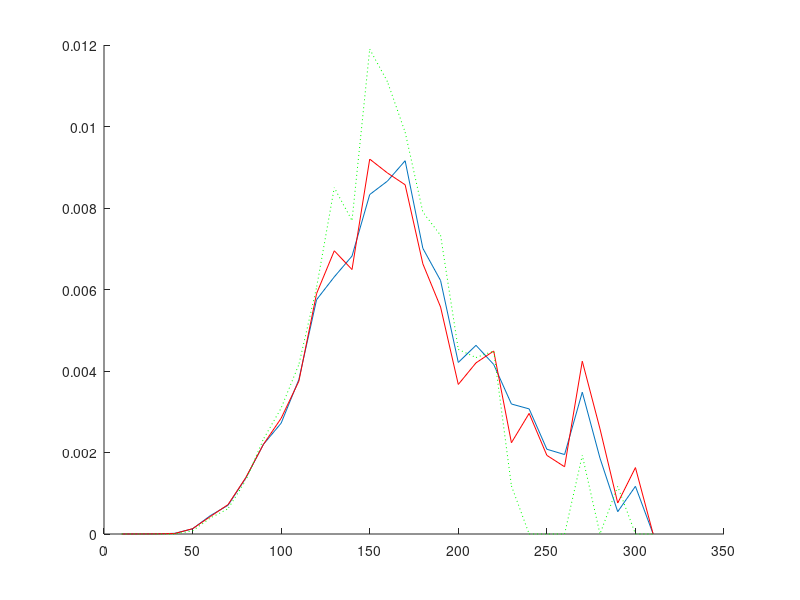

Write MATLAB code to recreate this figure.
 clear fqdokkarm
 % ====================================================
 % Input filename: PROBE5.dat
 % ====================================================
 % Plot1 = 1950.0; Plot2 = 1800.0; Gdok = 0.583; Gm = 0.207;
 % Nfr =  3; JZ = 2; Cycles =  1; N =     20; GSV = 2;
 Gfr = [0.103E-01 0.504E+00 0.486E+00  ];
 Dfr = [0.100E-04 0.500E-04 0.113E-03 0.180E-03 0.160E-03 0.315E-03 ];
 %_____________________________________________________
  Dmin =          10 ; % mkm
  Di =          10 ; % mkm
  Dj =          10 ; % mkm
 % Nkarm/Nmkm(min, max) = [   3.000000       100.0000     ];
 % k5 =  0.2500000     ;
 % Statistical significance P(alpha)=  0.000000000000000E+000 ;
 % eps =  5.0000001E-02 ;
 % Calculation variant =           0 ;
 % P(karm-in-karm) coef =   8.200000     ;
 % P(karm-in-MKM) coef =   7.730000     ;
 % Zok* =  0.0000000E+00 ;
 
 
 % ====================================================
 %				Calculation	Results                  
 % ====================================================
 
 % Cycles:           1
 % Total basic particles number:
 Nbase =          20 +          20 ;
 % Total defined pockets number:
 Nkarm =                  1821 ;
 % Total calls of random generator:
 NFX =                   314 ;  NFY =                  7255 ;
 NFQ =                   570 ;  NFW =                  1883 ;
 % Accuracy of random numbers modeling :
 epsx(1)=  1.5506804E-02 ; epsx(2)=  1.4099002E-02 ; epsx(3)=  2.8969049E-03 ;
 epsx(4)=  2.6988387E-03 ; epsx(5)=  1.0838389E-02 ; epsx(6)=  5.9117079E-03 ;
 
 %_______________Local structure analysis______________
 % Medium coef [(Lij/Ddok)+1]:   1.524604     ;
 % Medium number of bridges:   4.950000    
 % Medium ratio between number of pockets and bridges :   5.821865    
 % Medium fraction of paricles number in jammed pack:  7.8997090E-02
 % Medium number of conditions breakings:
 %    1) Dok > Dmax      :  0.0000000E+00
 %    2) Dok < Dmin      :  0.0000000E+00
 %    3) Dbase < 0.5Dok  :   5.925000    
 %    4) Dbase > 2.0Dok  :   109.7250    
 %    5) l > 4.7Dbase    :  7.5000003E-02
 %    6) Nkarm = 0       :  0.0000000E+00
 %    7) Nmkm < 2        :  0.0000000E+00
 %    8) Nkarm/Nmkm < min:   1.700000    
 %    9) Nkarm/Nmkm > max:  0.0000000E+00
 
 %___________________Dok parameters____________________
 % Mass-medium diameter of all Dok particles, mkm:
 Dok43a =  204.66; %(analytical calculation, all particles)
 Dok43all = [ 205.09  204.95]; %(all particles, 2 variants)
 Dok43(1) =  213.71; %(basic only)
 Dok43(2) =  204.72; %(surrounding only)
 % Accuracy of all Dok particles sizes modeling:
 epsalldok =  2.0625123E-03 ;
 % Accuracy of basic and surrounding Dok particles sizes modeling:
 epsdok(1) =  4.4223506E-02 ; epsdok(2) =  2.6792000E-04 ;
 Ddok_max =  315.00; %(maximum size of all particles)
 % Standard deviation of all Dok particles, mkm:
 Dok43sd =  NaN   ; %(analytical calculation, all particles)
 % Accuracy of Dok fractions distribution function modeling:
 epsdokfr = [0.435E-03 0.297E-02 0.173E-01  ];
 % Total fraction of homogenized oxidizer:
 fineoxy_fr =  0.0000000E+00 ;
 
 %________________Pockets parameters___________________
 % Accuracy of pockets distribution function modeling:
 epsfkarm =  0.1581909     ;
 % Accuracy of pockets distribution moments determination (4-th and 3-th):
 epsmkarm(1)=  0.1299701     ; epsmkarm(2)=  9.0178318E-02 ;
 % Mass-medium size of pockets (var. #1), mkm:
 Dkarm43(1) =  168.80;
 % Mass-medium size of pockets (var. #2)and standard deviation, mkm:
 Dkarm43(2) =  168.79; Dkarm43sd =   51.54; %( 0.305 relative)
 % Cor. mass-medium size of pockets and standard deviation (cor. var. #1), mkm:
 Dkarm43_cor(1) =  169.36; Dkarm43sd_cor(1) =  53.50; %( 0.316 relative)
 % Cor. mass-medium size of pockets and standard deviation (cor. var. #2), mkm:
 Dkarm43_cor(2) =  155.55; Dkarm43sd_cor(2) =  40.83; %( 0.262 relative)
 % Medium size of pockets, mkm:
 Dkarm10 =  114.94;
 % Cor. medium size of pockets (cor. var. #1), mkm:
 Dkarm10_cor =  114.92;
 
 % <Zkarm>
 % Mass fraction of pockets in <binder-metal> composition (not corrected):
 Zkarm =   0.5524598      ;
 % Cor. (var. #1, #2) mass fraction of pockets  in <binder-metal> composition:
 Zkarm_cor = [  0.5524598      0.5841406      ];
 
 % <Agglomerates>
 % Pocket to Agglomerate size coefficient:
 da_coef =   0.7389501     ;
 % Mass medium size of agglomerates (normal var. #1,2  and cor. var. #1,2):
 Dagg43(1) =  124.73;
 Dagg43(2) =  124.73;
 Dagg43_cor(1) =  125.15;
 Dagg43_cor(2) =  114.95;
 
 %___________Interpocket bridges parameters____________
 % Medium MKM/Dok size between Dok particles:
 Dqmkm1 = 0.1393;
 % Medium MKM/Dol size between pockets:
 Dqmkm2 = 0.5040;
 
 
 %__________________Functions__________________________
 
 % <Dok>
 % Mass density distribution function of all dok <particles> sizes (step = 10mkm)
 fmdok = [0.000E+00 0.263E-04 0.102E-03 0.296E-03 0.602E-03 0.000E+00...
          0.000E+00 0.000E+00 0.000E+00 0.000E+00 0.000E+00 0.270E-02...
          0.438E-02 0.560E-02 0.694E-02 0.832E-02 0.995E-02 0.142E-01...
          0.121E-02 0.154E-02 0.173E-02 0.219E-02 0.228E-02 0.254E-02...
          0.304E-02 0.401E-02 0.474E-02 0.527E-02 0.386E-02 0.455E-02...
          0.752E-02 0.234E-02 0.000E+00  ];
 
 % <Pockets>
 % Mass density distribution function of <pocket>sizes (step = 10mkm):
 fmkarm = [0.000E+00 0.159E-05 0.416E-05 0.169E-04 0.127E-03 0.450E-03...
           0.705E-03 0.137E-02 0.220E-02 0.272E-02 0.379E-02 0.575E-02...
           0.631E-02 0.682E-02 0.833E-02 0.866E-02 0.916E-02 0.701E-02...
           0.622E-02 0.421E-02 0.463E-02 0.416E-02 0.319E-02 0.307E-02...
           0.208E-02 0.195E-02 0.348E-02 0.186E-02 0.547E-03 0.117E-02...
           0.000E+00  ];
 % Cor. mass density distribution function of <pocket> sizes (step = 10mkm)(cor. var #1):
 fmkarm_cor = [0.000E+00 0.163E-05 0.347E-05 0.130E-04 0.130E-03 0.428E-03...
               0.721E-03 0.138E-02 0.220E-02 0.284E-02 0.375E-02 0.590E-02...
               0.695E-02 0.649E-02 0.920E-02 0.886E-02 0.857E-02 0.663E-02...
               0.557E-02 0.367E-02 0.420E-02 0.449E-02 0.224E-02 0.296E-02...
               0.193E-02 0.165E-02 0.424E-02 0.258E-02 0.760E-03 0.163E-02...
               0.000E+00  ];
 % Cor. mass density distribution function of  <pocket> sizes (step = 10mkm)(cor. var#2):
 fmkarm_cor2 = [0.000E+00 0.000E+00 0.000E+00 0.000E+00 0.780E-04 0.391E-03...
                0.620E-03 0.131E-02 0.233E-02 0.309E-02 0.416E-02 0.605E-02...
                0.850E-02 0.769E-02 0.119E-01 0.111E-01 0.986E-02 0.790E-02...
                0.733E-02 0.453E-02 0.433E-02 0.449E-02 0.118E-02 0.000E+00...
                0.000E+00 0.000E+00 0.193E-02 0.000E+00 0.117E-02 0.000E+00...
                0.000E+00  ];
 % Numeric density distribution function of  <pocket> sizes (step = 10mkm):
 fqkarm = [0.000E+00 0.824E-03 0.604E-03 0.934E-03 0.302E-02 0.621E-02...
           0.604E-02 0.758E-02 0.840E-02 0.747E-02 0.774E-02 0.879E-02...
           0.758E-02 0.648E-02 0.643E-02 0.549E-02 0.483E-02 0.308E-02...
           0.231E-02 0.132E-02 0.126E-02 0.988E-03 0.659E-03 0.549E-03...
           0.329E-03 0.275E-03 0.439E-03 0.220E-03 0.549E-04 0.110E-03...
           0.000E+00  ];
 % Cor. numeric density distribution function of <pocket> sizes (step = 10mkm)(cor. var #1):
 fqkarm_cor = [0.000E+00 0.760E-03 0.532E-03 0.760E-03 0.312E-02 0.585E-02...
               0.616E-02 0.760E-02 0.836E-02 0.775E-02 0.760E-02 0.897E-02...
               0.836E-02 0.616E-02 0.707E-02 0.562E-02 0.448E-02 0.289E-02...
               0.205E-02 0.114E-02 0.114E-02 0.106E-02 0.456E-03 0.532E-03...
               0.304E-03 0.228E-03 0.532E-03 0.304E-03 0.760E-04 0.152E-03...
               0.000E+00  ];
 
 % <MKM/Dok>
 % Density distribution function of MKM/Dok between Dok particles (step = 0.01)
 fqmkm1 = [0.292E-02 0.292E-02 0.583E-02 0.292E-02 0.583E-02 0.583E-02...
           0.000E+00 0.292E-02 0.292E-02 0.292E-02 0.875E-02 0.000E+00...
           0.292E-02 0.292E-02 0.292E-02 0.000E+00 0.000E+00 0.292E-02...
           0.000E+00 0.000E+00 0.875E-02 0.292E-02 0.875E-02 0.000E+00...
           0.583E-02 0.292E-02 0.875E-02 0.875E-02 0.583E-02 0.292E-02...
           0.292E-02 0.583E-02 0.292E-02 0.000E+00 0.292E-02 0.292E-02...
           0.000E+00 0.292E-02 0.292E-02 0.583E-02 0.583E-02 0.292E-02...
           0.292E-02 0.292E-02 0.875E-02 0.292E-02 0.000E+00 0.583E-02...
           0.583E-02 0.875E-02 0.583E-02 0.000E+00 0.583E-02 0.292E-02...
           0.292E-02 0.292E-02 0.000E+00 0.292E-02 0.000E+00 0.583E-02...
           0.000E+00 0.000E+00 0.000E+00 0.000E+00 0.000E+00 0.000E+00...
           0.292E-02 0.583E-02 0.117E-01 0.583E-02 0.000E+00 0.583E-02...
           0.000E+00 0.583E-02 0.000E+00 0.583E-02 0.000E+00 0.292E-02...
           0.292E-02 0.292E-02 0.292E-02 0.583E-02 0.000E+00 0.292E-02...
           0.875E-02 0.000E+00 0.000E+00 0.000E+00 0.000E+00 0.875E-02...
           0.292E-02 0.583E-02 0.292E-02 0.000E+00 0.000E+00 0.000E+00...
           0.875E-02 0.292E-02 0.292E-02 0.000E+00 0.583E-02 0.292E-02...
           0.292E-02 0.000E+00 0.583E-02 0.292E-02 0.583E-02 0.292E-02...
           0.875E-02 0.583E-02 0.292E-02 0.000E+00 0.875E-02 0.000E+00...
           0.292E-02 0.583E-02 0.000E+00 0.875E-02 0.292E-02 0.583E-02...
           0.583E-02 0.583E-02 0.000E+00 0.000E+00 0.292E-02 0.583E-02...
           0.875E-02 0.000E+00 0.292E-02 0.292E-02 0.292E-02 0.583E-02...
           0.000E+00 0.875E-02 0.583E-02 0.292E-02 0.292E-02 0.000E+00...
           0.583E-02 0.117E-01 0.583E-02 0.583E-02 0.875E-02 0.583E-02...
           0.000E+00 0.000E+00 0.146E-01 0.292E-02 0.583E-02 0.000E+00...
           0.292E-02 0.583E-02 0.875E-02 0.292E-02 0.000E+00 0.583E-02...
           0.875E-02 0.292E-02 0.292E-02 0.875E-02 0.000E+00 0.000E+00...
           0.292E-02 0.292E-02 0.000E+00 0.000E+00 0.875E-02 0.583E-02...
           0.292E-02 0.292E-02 0.292E-02 0.583E-02 0.292E-02 0.000E+00...
           0.292E-02 0.000E+00 0.000E+00 0.583E-02 0.000E+00 0.117E-01...
           0.292E-02 0.292E-02 0.292E-02 0.146E-01 0.292E-02 0.117E-01...
           0.292E-02 0.000E+00 0.292E-02 0.292E-02 0.583E-02 0.875E-02...
           0.292E-02 0.292E-02 0.117E-01 0.583E-02 0.583E-02 0.875E-02...
           0.583E-02 0.292E-02 0.583E-02 0.000E+00 0.292E-02 0.583E-02...
           0.583E-02 0.292E-02 0.000E+00 0.583E-02 0.292E-02 0.292E-02...
           0.000E+00 0.000E+00 0.000E+00 0.000E+00 0.000E+00 0.000E+00...
           0.000E+00 0.292E-02 0.000E+00 0.292E-02 0.583E-02 0.875E-02...
           0.117E-01 0.583E-02 0.000E+00 0.583E-02 0.000E+00 0.583E-02...
           0.292E-02 0.117E-01 0.000E+00 0.000E+00 0.292E-02 0.000E+00...
           0.292E-02 0.292E-02 0.583E-02 0.292E-02 0.583E-02 0.875E-02...
           0.292E-02 0.000E+00 0.292E-02 0.583E-02 0.583E-02 0.583E-02...
           0.000E+00 0.583E-02 0.583E-02 0.292E-02 0.000E+00 0.583E-02...
           0.292E-02 0.117E-01 0.292E-02 0.583E-02 0.292E-02 0.000E+00...
           0.583E-02 0.292E-02 0.000E+00 0.583E-02 0.292E-02 0.292E-02...
           0.583E-02 0.583E-02 0.583E-02 0.583E-02 0.000E+00 0.292E-02...
           0.000E+00 0.000E+00  ];
 % Density distribution function of MKM/Dok between pockets (step = 0.01)
 fqmkm2 = [0.000E+00 0.176E-02 0.176E-02 0.000E+00 0.176E-02 0.176E-02...
           0.176E-02 0.176E-02 0.353E-02 0.176E-02 0.176E-02 0.000E+00...
           0.529E-02 0.000E+00 0.353E-02 0.353E-02 0.176E-02 0.705E-02...
           0.176E-02 0.353E-02 0.000E+00 0.705E-02 0.353E-02 0.353E-02...
           0.353E-02 0.705E-02 0.529E-02 0.106E-01 0.529E-02 0.159E-01...
           0.882E-02 0.141E-01 0.106E-01 0.159E-01 0.529E-02 0.529E-02...
           0.194E-01 0.106E-01 0.123E-01 0.247E-01 0.194E-01 0.159E-01...
           0.212E-01 0.212E-01 0.229E-01 0.229E-01 0.247E-01 0.176E-01...
           0.212E-01 0.212E-01 0.335E-01 0.317E-01 0.282E-01 0.300E-01...
           0.247E-01 0.247E-01 0.212E-01 0.282E-01 0.141E-01 0.212E-01...
           0.194E-01 0.282E-01 0.317E-01 0.265E-01 0.141E-01 0.229E-01...
           0.194E-01 0.159E-01 0.141E-01 0.176E-01 0.159E-01 0.229E-01...
           0.141E-01 0.106E-01 0.705E-02 0.176E-02 0.529E-02 0.176E-02...
           0.353E-02 0.529E-02 0.000E+00 0.000E+00 0.176E-02 0.000E+00...
           0.000E+00 0.000E+00 0.000E+00 0.176E-02 0.000E+00 0.000E+00 ];
 
 % <Local structure analysis>
 % Coefficient [(Lij/Ddok)+1] distribution (step = 0.01):
 coef = [0.000E+00 0.000E+00 0.000E+00 0.000E+00 0.000E+00 0.000E+00...
         0.000E+00 0.000E+00 0.000E+00 0.000E+00 0.000E+00 0.000E+00...
         0.000E+00 0.000E+00 0.000E+00 0.000E+00 0.000E+00 0.000E+00...
         0.000E+00 0.000E+00 0.000E+00 0.000E+00 0.000E+00 0.000E+00...
         0.000E+00 0.000E+00 0.000E+00 0.000E+00 0.000E+00 0.000E+00...
         0.000E+00 0.000E+00 0.000E+00 0.000E+00 0.000E+00 0.000E+00...
         0.000E+00 0.000E+00 0.000E+00 0.000E+00 0.000E+00 0.000E+00...
         0.000E+00 0.000E+00 0.000E+00 0.000E+00 0.000E+00 0.000E+00...
         0.000E+00 0.000E+00 0.380E-03 0.000E+00 0.190E-02 0.114E-02...
         0.761E-03 0.000E+00 0.000E+00 0.152E-02 0.380E-03 0.761E-03...
         0.380E-03 0.761E-03 0.114E-02 0.114E-02 0.761E-03 0.000E+00...
         0.190E-02 0.114E-02 0.761E-03 0.761E-03 0.380E-03 0.190E-02...
         0.152E-02 0.380E-03 0.266E-02 0.114E-02 0.152E-02 0.114E-02...
         0.266E-02 0.266E-02 0.266E-02 0.380E-02 0.342E-02 0.304E-02...
         0.266E-02 0.418E-02 0.304E-02 0.304E-02 0.647E-02 0.418E-02...
         0.685E-02 0.190E-02 0.533E-02 0.609E-02 0.304E-02 0.571E-02...
         0.456E-02 0.685E-02 0.533E-02 0.571E-02 0.685E-02 0.494E-02...
         0.837E-02 0.533E-02 0.647E-02 0.533E-02 0.494E-02 0.609E-02...
         0.456E-02 0.647E-02 0.723E-02 0.761E-02 0.761E-02 0.913E-02...
         0.799E-02 0.913E-02 0.533E-02 0.647E-02 0.799E-02 0.913E-02...
         0.647E-02 0.228E-02 0.103E-01 0.685E-02 0.647E-02 0.913E-02...
         0.837E-02 0.875E-02 0.723E-02 0.951E-02 0.685E-02 0.107E-01...
         0.875E-02 0.114E-01 0.951E-02 0.913E-02 0.571E-02 0.647E-02...
         0.799E-02 0.951E-02 0.875E-02 0.761E-02 0.118E-01 0.799E-02...
         0.951E-02 0.913E-02 0.133E-01 0.761E-02 0.761E-02 0.118E-01...
         0.118E-01 0.107E-01 0.118E-01 0.875E-02 0.951E-02 0.989E-02...
         0.118E-01 0.761E-02 0.875E-02 0.110E-01 0.837E-02 0.989E-02...
         0.647E-02 0.837E-02 0.913E-02 0.799E-02 0.799E-02 0.875E-02...
         0.951E-02 0.799E-02 0.647E-02 0.837E-02 0.799E-02 0.989E-02...
         0.951E-02 0.122E-01 0.685E-02 0.799E-02 0.609E-02 0.875E-02...
         0.723E-02 0.571E-02 0.685E-02 0.609E-02 0.609E-02 0.494E-02...
         0.723E-02 0.685E-02 0.761E-02 0.609E-02 0.418E-02 0.456E-02...
         0.533E-02 0.494E-02 0.494E-02 0.456E-02 0.609E-02 0.152E-02...
         0.418E-02 0.304E-02 0.418E-02 0.190E-02 0.304E-02 0.456E-02...
         0.190E-02 0.304E-02 0.533E-02 0.114E-02 0.114E-02 0.266E-02...
         0.494E-02 0.266E-02 0.190E-02 0.228E-02 0.228E-02 0.190E-02...
         0.114E-02 0.114E-02 0.190E-02 0.228E-02 0.761E-03 0.380E-03...
         0.152E-02 0.304E-02 0.190E-02 0.000E+00 0.190E-02 0.761E-03...
         0.152E-02 0.380E-03 0.000E+00 0.000E+00 0.152E-02 0.114E-02...
         0.380E-03 0.000E+00 0.761E-03 0.152E-02 0.761E-03 0.380E-03...
         0.380E-03 0.380E-03 0.114E-02 0.761E-03 0.380E-03 0.000E+00...
         0.000E+00 0.000E+00 0.761E-03 0.114E-02 0.761E-03 0.000E+00...
         0.380E-03 0.380E-03 0.000E+00 0.761E-03 0.000E+00 0.761E-03...
         0.380E-03 0.380E-03 0.380E-03 0.114E-02 0.380E-03 0.380E-03...
         0.380E-03 0.761E-03 0.380E-03 0.761E-03 0.000E+00 0.761E-03...
         0.000E+00 0.380E-03 0.000E+00 0.380E-03 0.380E-03 0.000E+00...
         0.761E-03 0.380E-03 0.380E-03 0.761E-03 0.000E+00 0.000E+00...
         0.000E+00 0.380E-03 0.380E-03 0.000E+00 0.380E-03 0.000E+00...
         0.380E-03 0.000E+00 0.380E-03 0.000E+00 0.000E+00 0.000E+00...
         0.761E-03 0.380E-03 0.000E+00 0.000E+00 0.380E-03 0.000E+00...
         0.380E-03 0.761E-03 0.000E+00 0.000E+00 0.000E+00 0.380E-03...
         0.000E+00 0.000E+00 0.000E+00 0.380E-03 0.380E-03 0.761E-03...
         0.000E+00 0.380E-03 0.380E-03 0.000E+00 0.380E-03 0.000E+00...
         0.000E+00 0.000E+00 0.000E+00 0.000E+00 0.380E-03 0.380E-03...
         0.000E+00 0.000E+00 0.380E-03 0.000E+00 0.000E+00 0.000E+00...
         0.380E-03 0.000E+00 0.000E+00 0.000E+00 0.000E+00 0.380E-03...
         0.380E-03 0.000E+00 0.000E+00 0.000E+00 0.000E+00 0.380E-03...
         0.380E-03 0.000E+00 0.000E+00 0.000E+00 0.380E-03 0.380E-03...
         0.000E+00 0.380E-03 0.000E+00 0.000E+00 0.380E-03 0.380E-03...
         0.380E-03 0.000E+00 0.000E+00 0.000E+00 0.000E+00 0.000E+00...
         0.000E+00 0.000E+00 0.000E+00 0.000E+00 0.000E+00 0.000E+00...
         0.000E+00 0.000E+00 0.000E+00 0.000E+00 0.380E-03 0.000E+00...
         0.380E-03 0.000E+00 0.000E+00 0.380E-03 0.000E+00 0.380E-03...
         0.000E+00 0.380E-03 0.380E-03 0.000E+00 0.000E+00 0.000E+00...
         0.000E+00 0.000E+00 0.380E-03 0.000E+00 0.000E+00 0.000E+00...
         0.000E+00 0.000E+00 0.000E+00 0.000E+00 0.000E+00 0.000E+00...
         0.000E+00 0.000E+00 0.000E+00 0.000E+00 0.000E+00 0.380E-03...
         0.000E+00 0.380E-03 0.380E-03 0.000E+00 0.000E+00 0.000E+00...
         0.000E+00 0.000E+00 0.000E+00 0.761E-03 0.000E+00 0.000E+00...
         0.000E+00 0.000E+00 0.000E+00 0.000E+00 0.000E+00 0.000E+00...
         0.000E+00 0.380E-03 0.000E+00 0.000E+00 0.000E+00 0.000E+00...
         0.380E-03 0.000E+00 0.380E-03 0.000E+00 0.000E+00 0.000E+00...
         0.000E+00 0.000E+00 0.000E+00 0.000E+00 0.000E+00 0.000E+00...
         0.000E+00 0.000E+00 0.000E+00 0.000E+00 0.380E-03 0.000E+00...
         0.000E+00 0.000E+00 0.000E+00 0.000E+00 0.000E+00 0.000E+00...
         0.000E+00 0.000E+00 0.000E+00 0.000E+00 0.000E+00 0.000E+00...
         0.000E+00 0.380E-03 0.000E+00 0.000E+00 0.380E-03 0.000E+00...
         0.000E+00 0.000E+00 0.000E+00 0.000E+00 0.000E+00 0.000E+00...
         0.000E+00 0.000E+00 0.000E+00 0.000E+00 0.000E+00 0.000E+00...
         0.000E+00 0.000E+00 0.000E+00 0.000E+00 0.000E+00 0.000E+00...
         0.000E+00 0.000E+00 0.000E+00 0.000E+00 0.000E+00 0.000E+00...
         0.000E+00 0.000E+00 0.000E+00 0.000E+00 0.000E+00 0.000E+00...
         0.000E+00 0.000E+00 0.000E+00 0.000E+00 0.000E+00 0.000E+00...
         0.000E+00 0.000E+00 0.000E+00 0.380E-03 0.000E+00 0.000E+00...
         0.000E+00 0.000E+00 0.000E+00 0.000E+00 0.000E+00 0.000E+00...
         0.000E+00 0.000E+00 0.000E+00 0.000E+00 0.000E+00 0.000E+00...
         0.000E+00 0.000E+00 0.000E+00 0.000E+00 0.000E+00 0.000E+00...
         0.000E+00 0.000E+00 0.000E+00 0.000E+00 0.000E+00 0.380E-03...
         0.000E+00 0.000E+00 0.000E+00 0.000E+00 0.000E+00 0.000E+00...
         0.000E+00 0.000E+00 0.000E+00 0.000E+00 0.000E+00 0.000E+00...
         0.000E+00 0.000E+00 0.000E+00 0.000E+00 0.000E+00 0.000E+00...
         0.000E+00 0.000E+00 0.000E+00 0.000E+00 0.000E+00 0.000E+00...
         0.000E+00 0.000E+00 0.000E+00 0.000E+00 0.000E+00 0.000E+00...
         0.000E+00 0.000E+00 0.000E+00 0.000E+00 0.000E+00 0.000E+00...
         0.000E+00 0.000E+00 0.000E+00 0.000E+00 0.000E+00 0.000E+00...
         0.000E+00 0.000E+00 0.000E+00 0.000E+00 0.000E+00 0.000E+00...
         0.000E+00 0.000E+00 0.000E+00 0.000E+00 0.000E+00 0.000E+00...
         0.000E+00 0.000E+00 0.000E+00 0.000E+00 0.000E+00 0.000E+00...
         0.000E+00 0.000E+00 0.000E+00 0.000E+00 0.000E+00 0.000E+00...
         0.000E+00 0.000E+00 0.000E+00 0.000E+00 0.000E+00 0.000E+00...
         0.000E+00 0.000E+00 0.000E+00 0.000E+00 0.000E+00 0.000E+00...
         0.000E+00 0.000E+00 0.000E+00 0.000E+00 0.000E+00 0.000E+00...
         0.000E+00 0.000E+00 0.000E+00 0.000E+00 0.000E+00 0.000E+00...
         0.000E+00 0.000E+00 0.000E+00 0.000E+00 0.000E+00 0.000E+00...
         0.000E+00 0.000E+00 0.000E+00 0.000E+00 0.000E+00 0.000E+00...
         0.000E+00 0.000E+00 0.000E+00 0.000E+00 0.380E-03 0.000E+00...
         0.000E+00 0.000E+00 0.000E+00 0.000E+00 0.380E-03 0.000E+00...
         0.000E+00 0.000E+00 0.000E+00 0.000E+00 0.000E+00 0.000E+00...
         0.000E+00 0.000E+00 0.000E+00 0.000E+00 0.000E+00 0.000E+00...
         0.000E+00 0.000E+00 0.000E+00 0.000E+00 0.000E+00 0.000E+00...
         0.000E+00 0.000E+00 0.000E+00 0.000E+00 0.000E+00 0.000E+00...
         0.000E+00 0.000E+00 0.000E+00 0.000E+00 0.000E+00 0.000E+00...
         0.000E+00 0.000E+00 0.000E+00 0.000E+00 0.000E+00 0.380E-03...
         0.000E+00 0.000E+00  ];
 % Distribution of P[pocket-in-pocket] on basicDok particles sizes:
 pdoksmall = [0.569E-38 0.569E-38 0.524E-03 0.942E-03 0.294E-02 0.467E-02...
              0.105E-01 0.157E-01 0.274E-01 0.380E-01 0.380E-01 0.380E-01...
              0.380E-01 0.380E-01 0.380E-01 0.380E-01 0.380E-01 0.380E-01...
              0.380E-01 0.380E-01 0.380E-01 0.380E-01 0.772E-01 0.133E+00...
              0.221E+00 0.302E+00 0.401E+00 0.490E+00 0.591E+00 0.683E+00...
              0.788E+00 0.882E+00  ];
 
 % <Conditional DOK>
 % Pockets categories sizes (mkm):
 Dkarmcat = [0.300E+03  ];
 % Dependency of mass-medium Dok particles sizes on pockets categories:
 dokkarm43 = [0.244E+03  ];
 % Dependency of medium Dok particles sizes on pockets categories:
 dokkarm10 = [0.180E+03  ];
 % Numeric density distribution functions of  particles on pockets categories:
 % Dkarm =    300 mkm
 fqdokkarm(  1,:) = [0.000E+00 0.851E-04 0.145E-02 0.302E-02 0.391E-02 0.000E+00...
                     0.000E+00 0.000E+00 0.000E+00 0.000E+00 0.000E+00 0.808E-03...
                     0.132E-02 0.298E-02 0.103E-01 0.118E-01 0.145E-01 0.201E-01...
                     0.183E-02 0.808E-03 0.264E-02 0.251E-02 0.553E-03 0.281E-02...
                     0.553E-03 0.234E-02 0.128E-02 0.374E-02 0.170E-03 0.851E-04...
                     0.434E-02 0.604E-02 0.000E+00  ];
 
 % Calculation time:  0 :  0 :  0
 % __________________________
 hold on
 plot(Di:Di:Di*size(fmkarm,2),fmkarm)
 plot(Di:Di:Di*size(fmkarm_cor,2),fmkarm_cor,'r')
 plot(Di:Di:Di*size(fmkarm_cor2,2),fmkarm_cor2,'g:')
